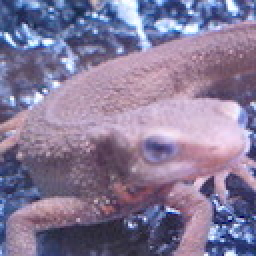
#> input picture Question_11_20/codes/imori.jpg, 128 x 128 px (shown 2 times larger)
$ python question14_rgb.py   (older library calls are emulated)
#> lines starting #> are read from the running program, lines starting #| are printed output that depends on the picture
import cv2
import numpy as np
img = cv2.imread("imori.jpg")
#> img is the input picture: shape (128, 128, 3); mean B, G, R 152.8, 121.8, 134.1
H,W,C=img.shape
#> H = 128; W = 128; C = 3

filtersize=3
#cotains g
pad=filtersize//2
out=np.zeros((H+pad*2,W+pad*2,C),dtype=np.float)
out[pad:pad+H, pad:pad+W] = img.copy().astype(np.float)
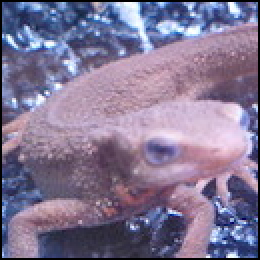
#> out: shape (130, 130, 3) float64 (shown 2 times larger); mean B, G, R 148.1, 118.1, 130

#filter producer
#filter=np.array([[0,-1,0],[0,1,0],[0,0,0]])
filter=np.array([[0,0,0],[-1,1,0],[0,0,0]])

#filter
temp=out.copy()

for y in range (H):
    for x in range(W):
        for c in range(C):
            out[y+pad][x+pad][c]= np.sum(filter * temp[y:y+filtersize, x:x+filtersize, c])
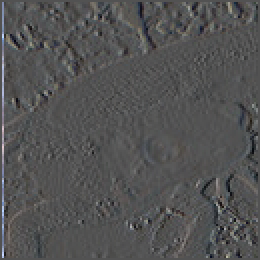
#> out: shape (130, 130, 3) float64 (shown 2 times larger); mean B, G, R 1, 0.8, 0.8; drawn with min black and max white


out = out[pad:pad+H, pad:pad+W].astype(np.uint8)
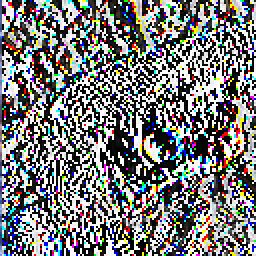
#> out: shape (128, 128, 3) (shown 2 times larger); mean B, G, R 121.4, 120.9, 120.5
cv2.imwrite("question14_rgb.jpg", out)
cv2.imshow("result", out)
cv2.waitKey(0)
cv2.destroyAllWindows()
